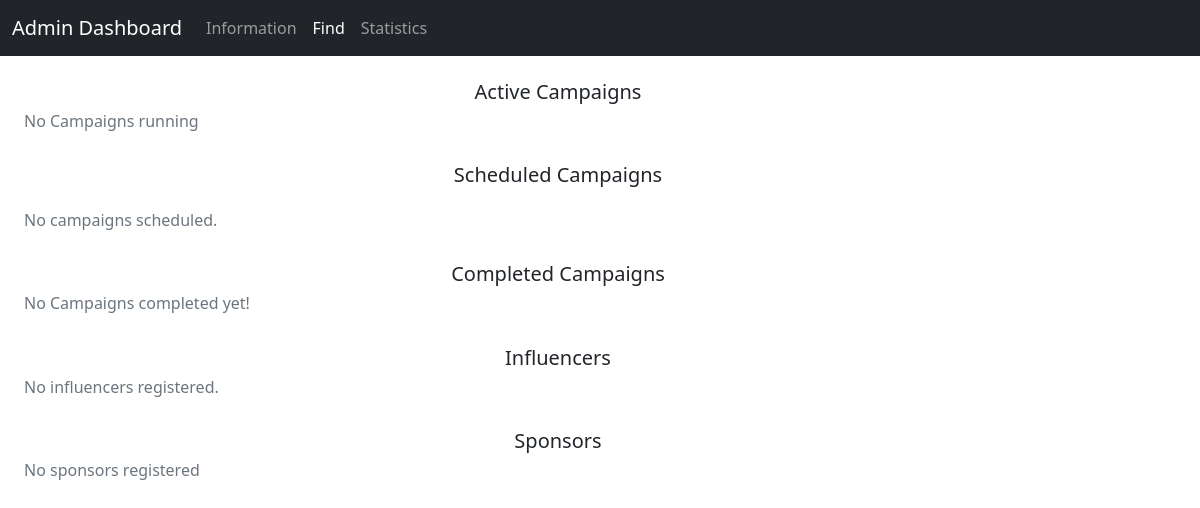
The page /admin_find on the database as committed earlier.
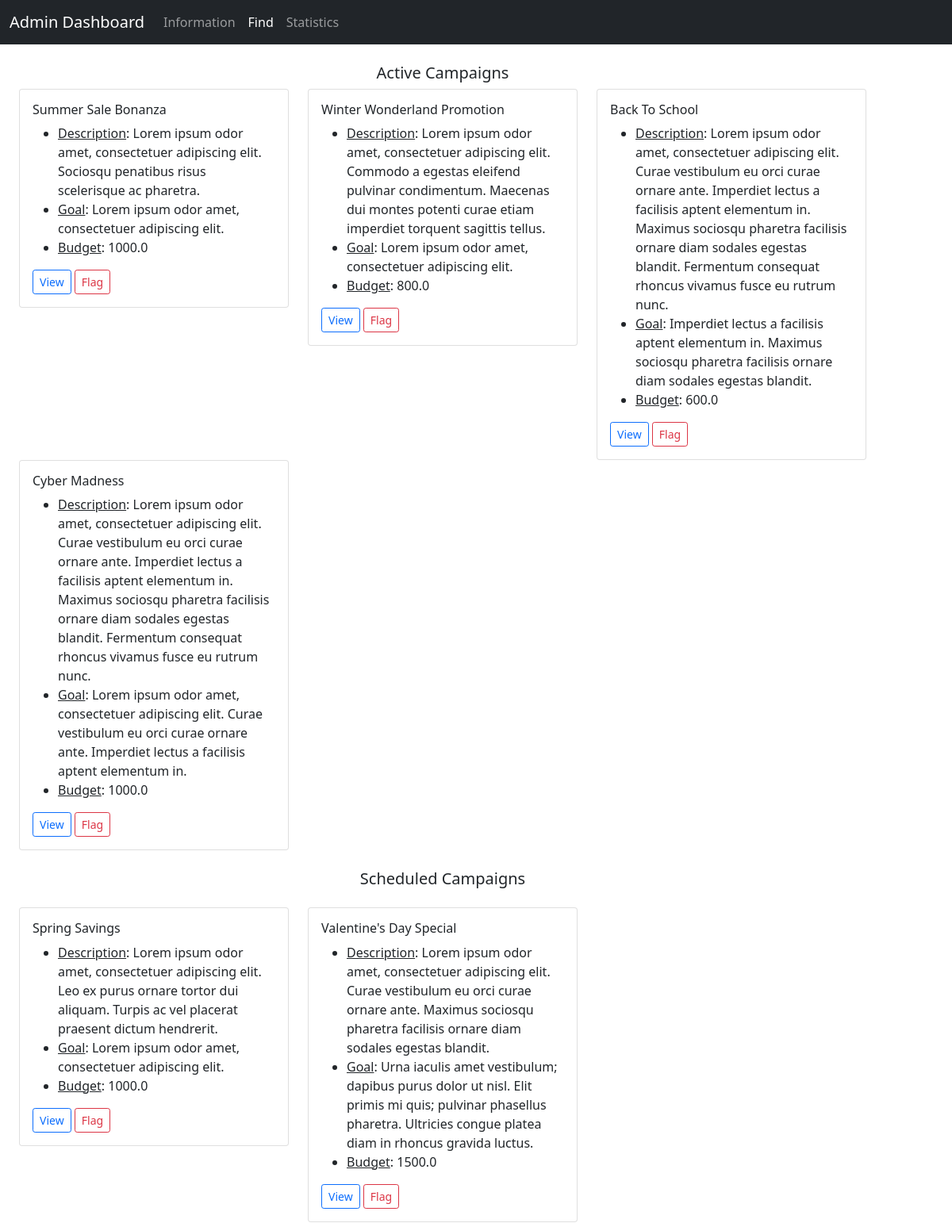
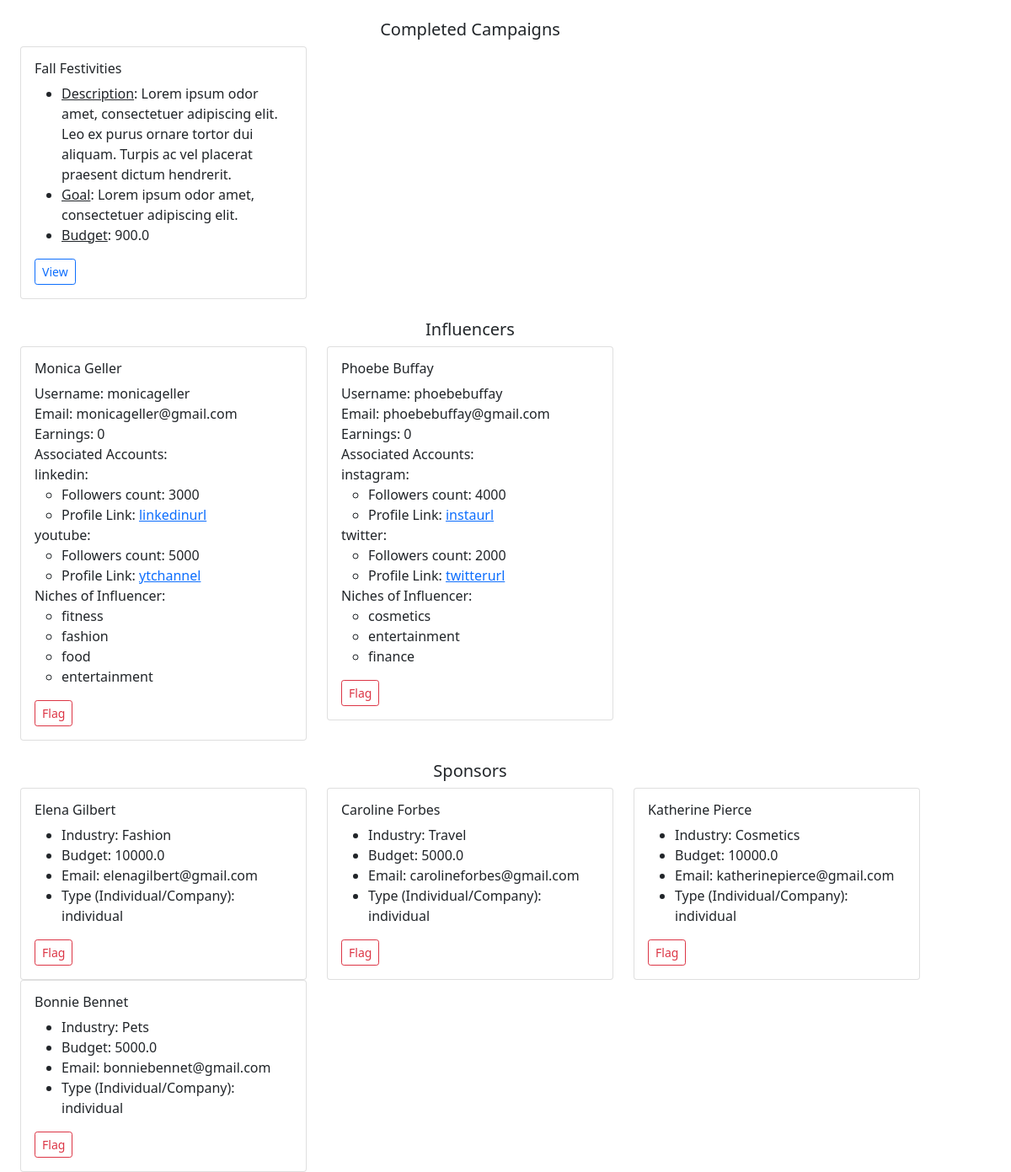
The same page on the database as committed later (2 pictures, top to bottom).
### backend/models.py (models this page shows)
class Campaign(db.Model):
    __tablename__ = 'campaign'
    id = db.Column(db.Integer, primary_key=True)
    sponsor_id = db.Column(db.Integer, db.ForeignKey('sponsor.id'), nullable=False)
    visibility = db.Column(db.Enum('private', 'public'), default='public', nullable=False)
    title = db.Column(db.String, nullable=False)
    description = db.Column(db.String)
    goal = db.Column(db.String)
    start_date = db.Column(db.Date, nullable=False)
    end_date = db.Column(db.Date, nullable=False)
    budget = db.Column(db.Float, nullable=False)
    flagged = db.Column(db.Boolean, default=False)
    ad_request = db.relationship('Ad_Request', backref='campaign', cascade='all, delete-orphan')

class Influencer(db.Model):
    __tablename__ = 'influencer'
    id = db.Column(db.Integer, primary_key=True)
    first_name = db.Column(db.String, nullable=False)
    last_name = db.Column(db.String)
    age = db.Column(db.Integer, nullable=False)
    username = db.Column(db.String, unique=True, nullable=False)
    password = db.Column(db.String, nullable=False)
    email = db.Column(db.String, unique=True, nullable=False)
    earning = db.Column(db.Integer, default=0)
    flagged = db.Column(db.Boolean, default=False)
    reach = db.relationship('Reach', backref='influencer', cascade='all, delete-orphan')
    ad_request = db.relationship('Ad_Request', backref='influencer')
    influencer_niche = db.relationship('Influencer_Niche', backref='influencer')

class Reach(db.Model):
    __tablename__ = 'reach'
    id = db.Column(db.Integer, primary_key=True)
    influencer_id = db.Column(db.Integer, db.ForeignKey('influencer.id'), nullable=False)
    platform = db.Column(db.Enum('instagram', 'twitter', 'youtube', 'linkedin'), nullable=False)
    followers = db.Column(db.Integer, nullable=False)
    profile_link = db.Column(db.String, nullable=False)

class Niche(db.Model):
    __tablename__ = 'niche'
    id = db.Column(db.Integer, primary_key=True)
    name = db.Column(db.String, nullable=False)
    influencer_niche = db.relationship('Influencer_Niche', backref='niche')
    ad_request = db.relationship('Ad_Request', backref='niche')

class Sponsor(db.Model):
    __tablename__ = 'sponsor'
    id = db.Column(db.Integer, primary_key=True)
    first_name = db.Column(db.String, nullable=False)         # if it is a company then the first_name denotes the name of the company
    last_name = db.Column(db.String)
    username = db.Column(db.String, unique=True, nullable=False)
    password = db.Column(db.String, nullable=False)
    industry = db.Column(db.String, nullable=False)
    budget = db.Column(db.Float, nullable=False)
    email = db.Column(db.String, unique=True, nullable=False)
    type = db.Column(db.Enum('company', 'individual'), nullable=False)
    flagged = db.Column(db.Boolean, default=False)
    campaign = db.relationship('Campaign', backref='sponsor', cascade='all, delete-orphan')

### backend/controllers.py (the view)
@app.route('/admin_find', methods=['GET', 'POST'])
def admin_find():
    return render_template('admin_find.html', active_campaigns=fetch_active_campaigns(), completed_campaigns=fetch_completed_campaigns(),
                           all_influencers=fetch_all_influencers(), all_sponsors=fetch_all_sponsors(), scheduled_campaigns=fetch_scheduled_campaigns())

### backend/controllers.py (called while the page is built)
def progress(start_date, end_date):
    current_date = datetime.now().date()
    total_duration = (end_date - start_date).days
    elapsed_duration = (current_date - start_date).days
    progress = (elapsed_duration / total_duration) * 100
    return int(min(max(progress, 0), 100))

def fetch_all_influencers():
    influencers = Influencer.query.filter_by(flagged=False).all()
    all_influencers = {}
    for influencer in influencers:
        if influencer.id not in all_influencers.keys():
            all_influencers[influencer.id] = {'fname': influencer.first_name, 'lname': influencer.last_name, 'username': influencer.username, 'earning': influencer.earning,
                                              'email': influencer.email, 'social_accounts': social_accounts(influencer.id), 'niches': niches(influencer.id)}
    return all_influencers

def fetch_all_sponsors():
    sponsors = Sponsor.query.filter_by(flagged=False).all()
    all_sponsors = {}
    for sponsor in sponsors:
        if sponsor.id not in all_sponsors.keys():
            all_sponsors[sponsor.id] = {'fname': sponsor.first_name, 'lname': sponsor.last_name, 'industry': sponsor.industry,
                                        'budget': sponsor.budget, 'email': sponsor.email, 'type': sponsor.type }
    return all_sponsors

def fetch_completed_campaigns(sponsor_id=None):
    current_date = datetime.now().date()
    if sponsor_id:
        campaigns = (db.session.query(Campaign)
                .filter(Campaign.end_date < current_date, Campaign.sponsor_id==sponsor_id).all())
    else:
        campaigns = (db.session.query(Campaign)
                .filter(Campaign.end_date < current_date).all())
    completed_campaigns = {}
    for campaign in campaigns:
        if campaign.id not in completed_campaigns.keys():
            completed_campaigns[campaign.id] = {'title': campaign.title, 'description': campaign.description, 'goal': campaign.goal, 'budget': campaign.budget,
                                                'start_date': campaign.start_date, 'end_date': campaign.end_date, 'visibility': campaign.visibility}
    return completed_campaigns

### templates/admin_find.html (shortened to what this page needs)
<!DOCTYPE html>
<html lang="en">
<head>
    <link href="https://cdn.jsdelivr.net/npm/bootstrap@5.0.2/dist/css/bootstrap.min.css" rel="stylesheet">
</head>
<body>
    <div id="container">
        <div id="panel">
            <nav class="navbar navbar-expand-lg navbar-dark bg-dark">
                <div class="container-fluid">
                    <label class="navbar-brand">Admin Dashboard</label>
                    <div class="collapse navbar-collapse" id="navbarNavAltMarkup">
                        <div class="navbar-nav">
                            <a class="nav-link" aria-current="page" href="/admin_dashboard">Information</a>
                            <a class="nav-link active" href="/admin_find">Find</a>
                            <a class="nav-link" href="/admin_statistics">Statistics</a>
                        </div>
                    </div>
                </div>
            </nav>
        </div>
        <div class="container row">
            <h5 class="text-center"><br>Active Campaigns</h5>
            {% if active_campaigns %}
                {% for key, value in active_campaigns.items() %}
                    <div class="col-sm-4">
                        <div class="card">
                            <div class="card-body">
                                <h6 class="card-title">{{ value.title }}</h6>
                                <ul class="card-text">
                                    <li><u>Description</u>: {{ value.description }}</li>
                                    <li><u>Goal</u>: {{ value.goal }}</li>
                                    <li><u>Budget</u>: {{ value.budget }}</li>
                                </ul>
                                <a href="/campaign_details/{{ key }}" class="btn btn-outline-primary btn-sm">View</a>
                                <a href="/flag_campaign/{{ key }}" class="btn btn-outline-danger btn-sm">Flag</a>
                            </div>
                        </div>
                    </div>
                {% endfor %}
            {% else %}
                <h6 class="text-secondary">No Campaigns running</h6>
            {% endif %}
        </div>
        <div class="container row">
            <h5 class="text-center my-4">Scheduled Campaigns</h5>
            {% if scheduled_campaigns %}
                {% for key, value in scheduled_campaigns.items() %}
                    <div class="col-sm-4">
                        <div class="card">
                            <div class="card-body">
                                <h6 class="card-title">{{ value.title }}</h6>
                                <ul class="card-text">
                                    <li><u>Description</u>: {{ value.description }}</li>
                                    <li><u>Goal</u>: {{ value.goal }}</li>
                                    <li><u>Budget</u>: {{ value.budget }}</li>
                                </ul>
                                <a href="/campaign_details/{{ key }}" class="btn btn-outline-primary btn-sm">View</a>
                                <a href="/flag_campaign/{{ key }}" class="btn btn-outline-danger btn-sm">Flag</a>
                            </div>
                        </div>
                    </div>
                {% endfor %}
            {% else %}
                <h6 class="text-secondary">No campaigns scheduled.</h6>
            {% endif %}
        </div>
        <div class="container row">
            <h5 class="text-center"><br>Completed Campaigns</h5>
            {% if completed_campaigns %}
                {% for key, value in completed_campaigns.items() %}
                    <div class="col-sm-4">
                        <div class="card">
                            <div class="card-body">
                                <h6 class="card-title">{{ value.title }}</h6>
                                <ul class="card-text">
                                    <li><u>Description</u>: {{ value.description }}</li>
                                    <li><u>Goal</u>: {{ value.goal }}</li>
                                    <li><u>Budget</u>: {{ value.budget }}</li>
                                </ul>
                                <a href="/campaign_details/{{ key }}" class="btn btn-outline-primary btn-sm">View</a>
                            </div>
                        </div>
                    </div>
                {% endfor %}
            {% else %}
                <h6 class="text-secondary">No Campaigns completed yet!</h6>
            {% endif %}
        </div>
        <div class="container row">
            <h5 class="text-center"><br>Influencers</h5>
            {% if all_influencers %}
                {% for key, value in all_influencers.items() %}
                    <div class="col-sm-4">
                        <div class="card">
                            <div class="card-body">
                                <h6 class="card-title">{{ value.fname }} {{ value.lname }}</h6>
                                <ul class="list-unstyled">
                                    <li>Username: {{ value.username }} </li>
                                    <li>Email: {{ value.email }} </li>
                                    <li>Earnings: {{ value.earning }} </li>
                                    <li>Associated Accounts: </li>
                                    {% for account, info in value.social_accounts.items() %}
                                        <li>
                                            {{ account }}:
                                            <ul>
                                                <li>Followers count: {{ info.followers }}</li>
                                                <li>Profile Link: <a href="{{ info.profile_link }}" target="_blank">{{ info.profile_link }}</a></li>
                                            </ul>
                                        </li>
                                    {% endfor %}
                                    <li>Niches of Influencer:</li>
                                    <ul>
                                        {% for niche in value.niches %}
                                            <li>{{ niche }}</li>
                                        {% endfor %}
                                    </ul>
                                </ul>
                                <a href="/flag_influencer/{{ key }}" class="btn btn-outline-danger btn-sm">Flag</a>
                            </div>
                        </div>
                    </div>
                {% endfor %}
            {% else %}
                <h6 class="text-secondary">No influencers registered.</h6>
            {% endif %}
        </div>
        <div class="container row">
            <h5 class="text-center"><br>Sponsors</h5>
            {% if all_sponsors %}
                {% for key, value in all_sponsors.items() %}
                    <div class="col-sm-4">
                        <div class="card">
                            <div class="card-body">
                                <h6 class="card-title">{{ value.fname }} {{ value.lname }}</h6>
                                <ul class="card-text">
                                    <li>Industry: {{ value.industry }}</li>
                                    <li>Budget: {{ value.budget }}</li>
                                    <li>Email: {{ value.email }}</li>
                                    <li>Type (Individual/Company): {{ value.type }}</li>
                                </ul>
                                <a href="/flag_sponsor/{{ key }}" class="btn btn-outline-danger btn-sm">Flag</a>
                            </div>
                        </div>
                    </div>
                {% endfor %}
            {% else %}
                <h6 class="text-secondary">No sponsors registered</h4>
            {% endif %}
        </div>
    </div>
</body>
</html>

Rows that differ between the two databases and show on the page:
added Campaign: title "Summer Sale Bonanza", description "Lorem ipsum odor amet, consectetuer adipiscing elit. Sociosqu penatibus risus scelerisque ac pharetra.", goal "Lorem ipsum odor amet, consectetuer adipiscing elit.", budget "1000.0"
added Campaign: title "Winter Wonderland Promotion", description "Lorem ipsum odor amet, consectetuer adipiscing elit. Commodo a egestas eleifend pulvinar condimentum. Maecenas dui montes potenti curae etiam imperdiet torquent sagittis tellus.", goal "Lorem ipsum odor amet, consectetuer adipiscing elit.", budget "800.0"
added Campaign: title "Back To School", description "Lorem ipsum odor amet, consectetuer adipiscing elit. Curae vestibulum eu orci curae ornare ante. Imperdiet lectus a facilisis aptent elementum in. Maximus sociosqu pharetra facilisis ornare diam sodales egestas blandit. Fermentum consequat rhoncus vivamus fusce eu rutrum nunc.", goal "Imperdiet lectus a facilisis aptent elementum in. Maximus sociosqu pharetra facilisis ornare diam sodales egestas blandit.", budget "600.0"
added Campaign: title "Cyber Madness", description "Lorem ipsum odor amet, consectetuer adipiscing elit. Curae vestibulum eu orci curae ornare ante. Imperdiet lectus a facilisis aptent elementum in. Maximus sociosqu pharetra facilisis ornare diam sodales egestas blandit. Fermentum consequat rhoncus vivamus fusce eu rutrum nunc.", goal "Lorem ipsum odor amet, consectetuer adipiscing elit. Curae vestibulum eu orci curae ornare ante. Imperdiet lectus a facilisis aptent elementum in.", budget "1000.0"
added Campaign: title "Spring Savings", description "Lorem ipsum odor amet, consectetuer adipiscing elit. Leo ex purus ornare tortor dui aliquam. Turpis ac vel placerat praesent dictum hendrerit.", goal "Lorem ipsum odor amet, consectetuer adipiscing elit.", budget "1000.0"
added Campaign: title "Valentine's Day Special", description "Lorem ipsum odor amet, consectetuer adipiscing elit. Curae vestibulum eu orci curae ornare ante. Maximus sociosqu pharetra facilisis ornare diam sodales egestas blandit.", goal "Urna iaculis amet vestibulum; dapibus purus dolor ut nisl. Elit primis mi quis; pulvinar phasellus pharetra. Ultricies congue platea diam in rhoncus gravida luctus.", budget "1500.0"
added Campaign: title "Fall Festivities", description "Lorem ipsum odor amet, consectetuer adipiscing elit. Leo ex purus ornare tortor dui aliquam. Turpis ac vel placerat praesent dictum hendrerit.", goal "Lorem ipsum odor amet, consectetuer adipiscing elit.", budget "900.0"
added Influencer: fname "Monica", lname "Geller", username "monicageller", email "monicageller@gmail.com"
added Reach: platform "linkedin", followers "3000", profile_link "linkedinurl", shown under "Monica"
added Reach: platform "youtube", followers "5000", profile_link "ytchannel", shown under "Monica"
added Niche: name "fitness", shown under "Monica"
added Niche: name "fashion", shown under "Monica"
added Niche: name "food", shown under "Monica"
added Niche: name "entertainment"
added Influencer: fname "Phoebe", lname "Buffay", username "phoebebuffay", email "phoebebuffay@gmail.com"
added Reach: platform "instagram", followers "4000", profile_link "instaurl", shown under "Phoebe"
added Reach: platform "twitter", followers "2000", profile_link "twitterurl", shown under "Phoebe"
added Niche: name "cosmetics", shown under "Phoebe"
added Niche: name "finance", shown under "Phoebe"
added Sponsor: fname "Elena", lname "Gilbert", industry "Fashion", budget "10000.0", email "elenagilbert@gmail.com"
added Sponsor: fname "Caroline", lname "Forbes", industry "Travel", budget "5000.0", email "carolineforbes@gmail.com"
added Sponsor: fname "Katherine", lname "Pierce", industry "Cosmetics", budget "10000.0", email "katherinepierce@gmail.com"
added Sponsor: fname "Bonnie", lname "Bennet", industry "Pets", budget "5000.0", email "bonniebennet@gmail.com"
Other text that changed with them:
new list line: "Description : Goal : Budget : View Flag"
new list line: "Description : Goal : Budget : View"
new list line: "Username: Email: Earnings: 0 Associated Accounts: Niches of Influencer: Flag"
new list line: "Industry: Budget: Email: Type (Individual/Company): individual Flag"
text no longer shown: "No Campaigns running No campaigns scheduled. No Campaigns completed yet! No influencers registered. No sponsors registered"
